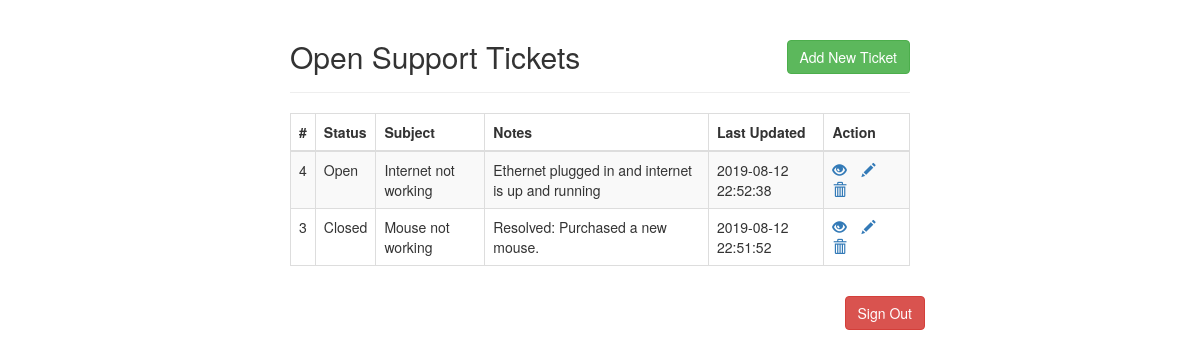
/Q2/tickets.php (signed in), run on the app's committed database.
### tables this page shows
CREATE TABLE `tickets` (
  `id` int(5) NOT NULL AUTO_INCREMENT,
  `status` varchar(255) NOT NULL,
  `user_id` int(5) NOT NULL,
  `subject` varchar(45) NOT NULL,
  `notes` varchar(255) DEFAULT NULL,
  `create_date` datetime NOT NULL DEFAULT CURRENT_TIMESTAMP,
  PRIMARY KEY (`id`),
  KEY `user_id` (`user_id`),
  CONSTRAINT `tickets_ibfk_1` FOREIGN KEY (`user_id`) REFERENCES `users` (`id`)
);

### Q2/tickets.php (the view, shortened to what this page needs)
<!DOCTYPE html>
<html lang="en">
<head>
    <link rel="stylesheet" href="https://maxcdn.bootstrapcdn.com/bootstrap/3.3.7/css/bootstrap.css">
</head>
<body>
<div class="wrapper">
        <div class="container-fluid">
            <div class="row">
                <div class="col-md-12">
                    <div class="page-header clearfix">
                        <h2 class="pull-left">Open Support Tickets</h2>
                        <a href="create.php" class="btn btn-success pull-right">Add New Ticket</a>
                    </div>
                    <?php
                    require_once "config.php";
                    $sql = "SELECT * FROM tickets WHERE user_id = '" . $_SESSION["id"] . "' ORDER BY create_date DESC";
                    if($result = mysqli_query($link, $sql)){
                        if(mysqli_num_rows($result) > 0){
                            echo "<table class='table table-bordered table-striped'>";
                                echo "<thead>";
                                    echo "<tr>";
                                        echo "<th>#</th>";
                                        echo "<th>Status</th>";
                                        echo "<th>Subject</th>";
                                        echo "<th>Notes</th>";
                                        echo "<th>Last Updated</th>";
                                        echo "<th>Action</th>";
                                    echo "</tr>";
                                echo "</thead>";
                                echo "<tbody>";
                                while($row = mysqli_fetch_array($result)){
                                    echo "<tr>";
                                        echo "<td>" . $row['id'] . "</td>";
                                        echo "<td>" . $row['status'] . "</td>";
                                        echo "<td>" . $row['subject'] . "</td>";
                                        echo "<td>" . $row['notes'] . "</td>";
                                        echo "<td>" . $row['create_date'] . "</td>";
                                        echo "<td>";
                                            echo "<a href='read.php?id=". $row['id'] ."' title='View Record' data-toggle='tooltip'><span class='glyphicon glyphicon-eye-open'></span></a>";
                                            echo "<a href='update.php?id=". $row['id'] ."' title='Update Record' data-toggle='tooltip'><span class='glyphicon glyphicon-pencil'></span></a>";
                                            echo "<a href='delete.php?id=". $row['id'] ."' title='Delete Record' data-toggle='tooltip'><span class='glyphicon glyphicon-trash'></span></a>";
                                        echo "</td>";
                                    echo "</tr>";
                                }
                                echo "</tbody>";
                            echo "</table>";
                        } else{
                            echo "<p class='lead'><em>No records were found.</em></p>";
                        }
                    } else{
                        echo "ERROR: Could not able to execute $sql. " . mysqli_error($link);
                    }
                    ?>
                </div>
            </div>
        </div>
        <div>
            <p>
                <a href="logout.php" class="btn btn-danger pull-right">Sign Out</a>
            </p>
        </div>
    </div>
</body>
</html>

### Q2/tickets.php (style rules this page uses)
.wrapper { width: 650px; margin: 0 auto; }
.page-header h2 { margin-top: 0; }
table tr td:last-child a { margin-right: 15px; }

### data on the page
tickets: id "4", status "Open", subject "Internet not working", notes "Ethernet plugged in and internet is up and running", create_date "2019-08-12 22:52:38"
tickets: id "3", status "Closed", subject "Mouse not working", notes "Resolved: Purchased a new mouse.", create_date "2019-08-12 22:51:52"
